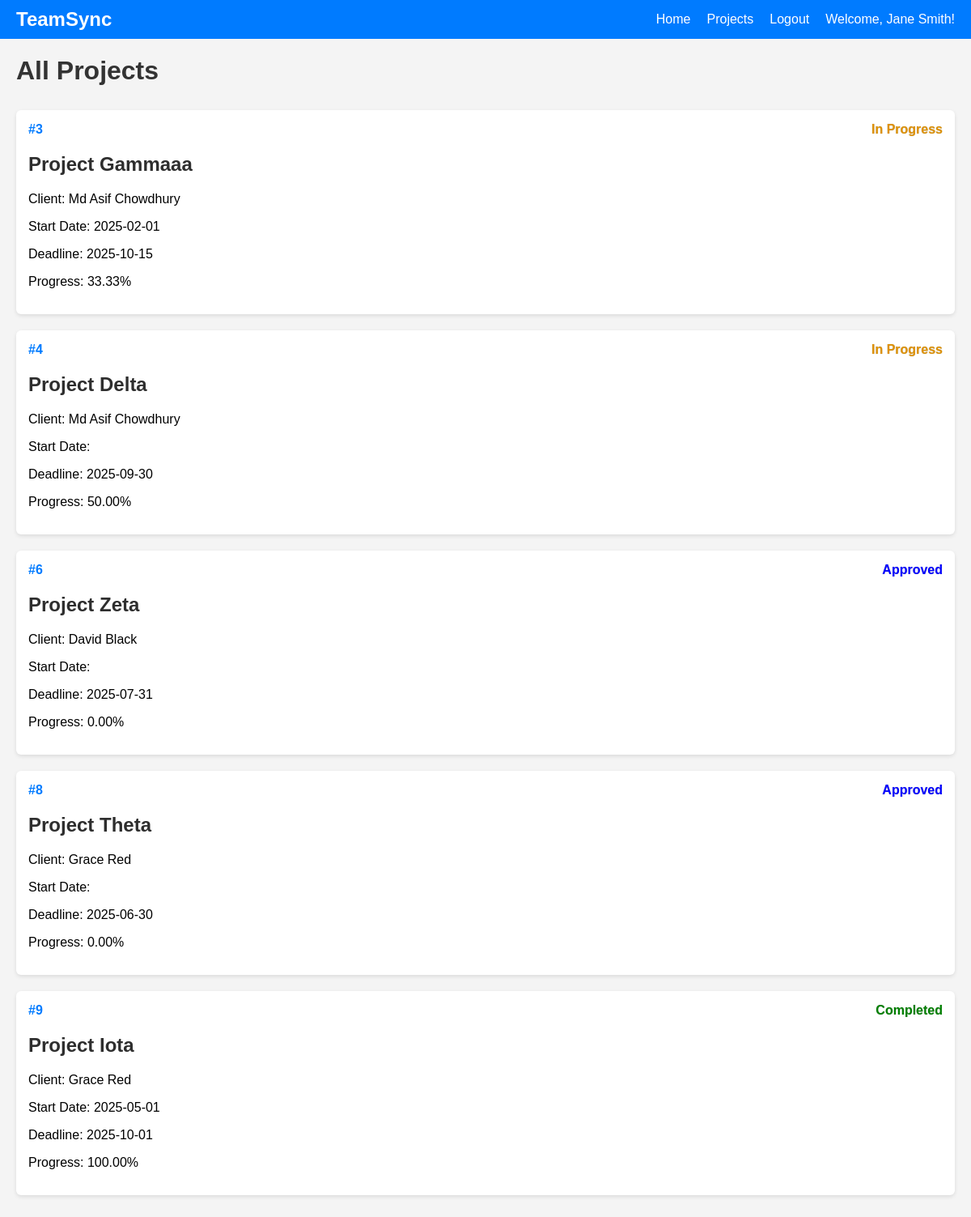
Page /controller/pm-project-controller.php?action=show_all (signed in) on the committed database.
### tables this page shows
CREATE TABLE `usr` (
  `userid` int(11) NOT NULL,
  `firstname` varchar(255) NOT NULL,
  `lastname` varchar(255) NOT NULL,
  `name` varchar(255) NOT NULL,
  `email` varchar(255) NOT NULL,
  `password` varchar(255) NOT NULL,
  `roleid` int(11) DEFAULT NULL,
  `profile_picture` longblob DEFAULT NULL
);

CREATE TABLE `projects` (
  `project_id` int(11) NOT NULL,
  `client_id` int(11) NOT NULL,
  `pm_id` int(11) DEFAULT NULL,
  `name` varchar(100) NOT NULL,
  `description` text NOT NULL,
  `start_date` date DEFAULT NULL,
  `deadline` date NOT NULL,
  `status` varchar(50) NOT NULL DEFAULT 'Pending Approval',
  `type` varchar(50) NOT NULL DEFAULT 'Proposal',
  `client_feedback` text DEFAULT NULL,
  `progress` decimal(5,2) DEFAULT 0.00
);

### model/user-model.php (called while the page is built, shortened)
<?php
function getUserInfo($userId)
{
    $conn = getDbConnection();
    $sql = "SELECT userid, firstname, lastname, name, email, roleid
            FROM usr
            WHERE userid = ?";
    $stmt = $conn->prepare($sql);
    $stmt->bind_param("i", $userId);
    $stmt->execute();
    $result = $stmt->get_result();
    $user = $result->fetch_assoc();
    return $user;
}
function getUserName($userId)
{
    $userInfo = getUserInfo($userId);
    $firstname = $userInfo['firstname'] ?? 'Unassigned';
    $lastname = $userInfo['lastname'] ?? '';
    return trim("$firstname $lastname");
}
?>

### model/project-model.php (called while the page is built, shortened)
<?php
function getAllProjectsWithClientNames($pmId) {
    $conn = getDbConnection();
    $sql = "SELECT p.project_id, CONCAT(c.firstname, ' ', c.lastname) AS client_name, p.name, p.description, p.start_date, p.deadline, p.status, p.progress, p.client_feedback
            FROM projects p
            JOIN usr c ON p.client_id = c.userid
            WHERE p.pm_id = ?";
    $stmt = $conn->prepare($sql);
    $stmt->bind_param("i", $pmId);
    $stmt->execute();
    $result = $stmt->get_result();
    $projects = [];
    while ($row = $result->fetch_assoc()) {
        $projects[] = $row;
    }
    return $projects;
}
?>

### view/pm-project-showall.php (the view, shortened to what this page needs)
<!DOCTYPE html>
<html lang="en">
<head>
    <link rel="stylesheet" href="../css/showall.css">
</head>
<body>
<?php include 'pm-navbar.php'; ?>
<h1>All Projects</h1>
<div class="project-container">
    <?php foreach ($projects as $project) { ?>
        <a href="../controller/pm-project-controller.php?action=view&project_id=<?php echo $project['project_id']; ?>" class="project-card-link">
            <div class="project-card">
                <div class="card-header">
                    <span class="project-id">#<?php echo $project['project_id']; ?></span>
                    <span class="status" data-status="<?php echo $project['status']; ?>">
                        <?php echo $project['status']; ?>
                    </span>
                </div>
                <h2><?php echo $project['name']; ?></h2>
                <p>Client: <?php echo $project['client_name']; ?></p>
                <p>Start Date: <?php echo $project['start_date']; ?></p>
                <p>Deadline: <?php echo $project['deadline']; ?></p>
                <p>Progress: <span class="progress-text"><?php echo $project['progress']; ?>%</span></p>
            </div>
        </a>
    <?php } ?>
</div>
</body>
</html>

### view/pm-navbar.php (shortened to what this page needs)
<!DOCTYPE html>
<html lang="en">
<head>
    <link rel="stylesheet" href="../css/navbar.css">
</head>
<body>
<nav class="navbar">
    <div class="logo">TeamSync</div>
    <div class="nav-links">
        <a href="../controller/user-dashboard-controller.php">Home</a>
        <a href="../controller/pm-project-controller.php?action=show_all">Projects</a>
        <a href="../controller/user-logout-controller.php">Logout</a>
        <a href="../controller/user-profile-controller.php?action=view_profile" class="welcome-link">Welcome, <?php echo $pmName; ?>!</a>
    </div>
</nav>
</body>
</html>

### css/showall.css (style rules this page uses)
body { font-family: Arial, sans-serif; margin: 0; background-color: #f4f4f4; }
.project-container, .user-container { padding: 20px; display: flex; flex-direction: column; }
h1 { color: #333; margin-bottom: 10px; margin-left: 20px; }
.project-card, .user-card { background-color: #fff; padding: 15px; border-radius: 6px; box-shadow: 0 2px 5px rgba(0, 0, 0, 0.1); margin-bottom: 20px; transition: transform 0.1s; }
.project-card-link, .user-card-link { text-decoration: none; color: inherit; }
.card-header { display: flex; justify-content: space-between; }
h2 { color: #2e2e2e; }
.project-id, .user-id { font-weight: bold; color: #007BFF; }
.status { font-weight: bold; text-shadow: 0px 0px 1px rgba(0, 0, 0, 0.3); }
.status[data-status="Completed"] { color: green; }
.status[data-status="In Progress"] { color: rgb(223, 145, 0); }
.status[data-status="Approved"] { color: blue; }

### css/navbar.css (style rules this page uses)
.navbar { background-color: #007BFF; display: flex; justify-content: space-between; align-items: center; padding: 10px 20px; color: #fff; }
.logo { font-size: 24px; font-weight: bold; }
.nav-links { display: flex; }
.nav-links a { color: #fff; text-decoration: none; margin-left: 20px; transition: color 0.3s; }

### rows in the picture
usr: pmName "Jane Smith"
projects: project_id "3", status "In Progress", name "Project Gammaaa", client_name "Md Asif Chowdhury", start_date "2025-02-01", deadline "2025-10-15", progress "33.33"
projects: project_id "4", status "In Progress", name "Project Delta", client_name "Md Asif Chowdhury", deadline "2025-09-30", progress "50.00"
projects: project_id "6", status "Approved", name "Project Zeta", client_name "David Black", deadline "2025-07-31", progress "0.00"
projects: project_id "8", status "Approved", name "Project Theta", client_name "Grace Red", deadline "2025-06-30", progress "0.00"
projects: project_id "9", status "Completed", name "Project Iota", client_name "Grace Red", start_date "2025-05-01", deadline "2025-10-01", progress "100.00"
